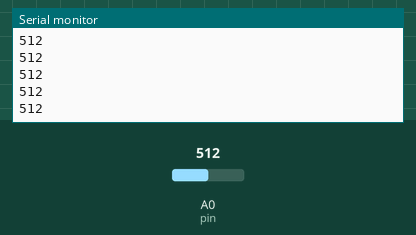
A sketch run on a simulated Arduino Uno, built with avr-gcc and run on an emulated ATmega328P. Shown: the last lines printed to the serial monitor. Inputs (shaded band) come from the test bench; at power-on: A0 (pin) = 512.

Above: at 1.2 s.
1.3 s: A0 (pin) set to 716
At 2.3 s:
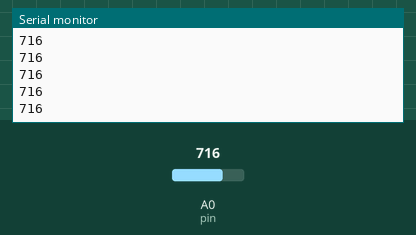
2.8 s: A0 (pin) set to 900
At 3.5 s:
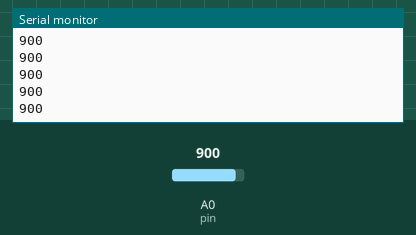
Timing chart, 0 to 5.8 s (numbered marks = the images above; inputs shaded):
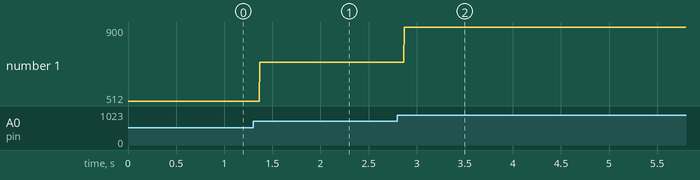

Measured:
- after the input at 1.3 s, the serial monitor: prints a new line after 0.07 s (image 1)
- after the input at 2.8 s, the serial monitor: prints a new line after 0.07 s (image 2)
- plotted number 1: 512 → 716 after the input at 1.3 s, 716 → 900 after the input at 2.8 s

The sketch:

B_A_Potentiometre-arduino-read-values.ino
```cpp
// Déclaration de variables
int sensorValue; // pour les données du potentiomètre
int pin = A0; // pour déterminer quelle entrée est utilisé par le potentiomètre sur la carte Arduino

// Initialisation de la carte
void setup() {
  // initialisation du port série à un débit de 9600 par seconde
  Serial.begin(9600);
}

// Execution en boucle du programme
void loop() {
  // On attribue à la variable sensorValue les données analogiques reçu sur la broche
  // A0 de l'ordinateur. La fonction analogRead() permet de faire cela.
  sensorValue = analogRead(pin);
  // On envoie les valeurs de la variable sensorValue
  // au port série de l'ordinateur
  Serial.println(sensorValue);
  delay(1);        // Delai de 1 milliseconde pour stabiliser le transfert
}
```
